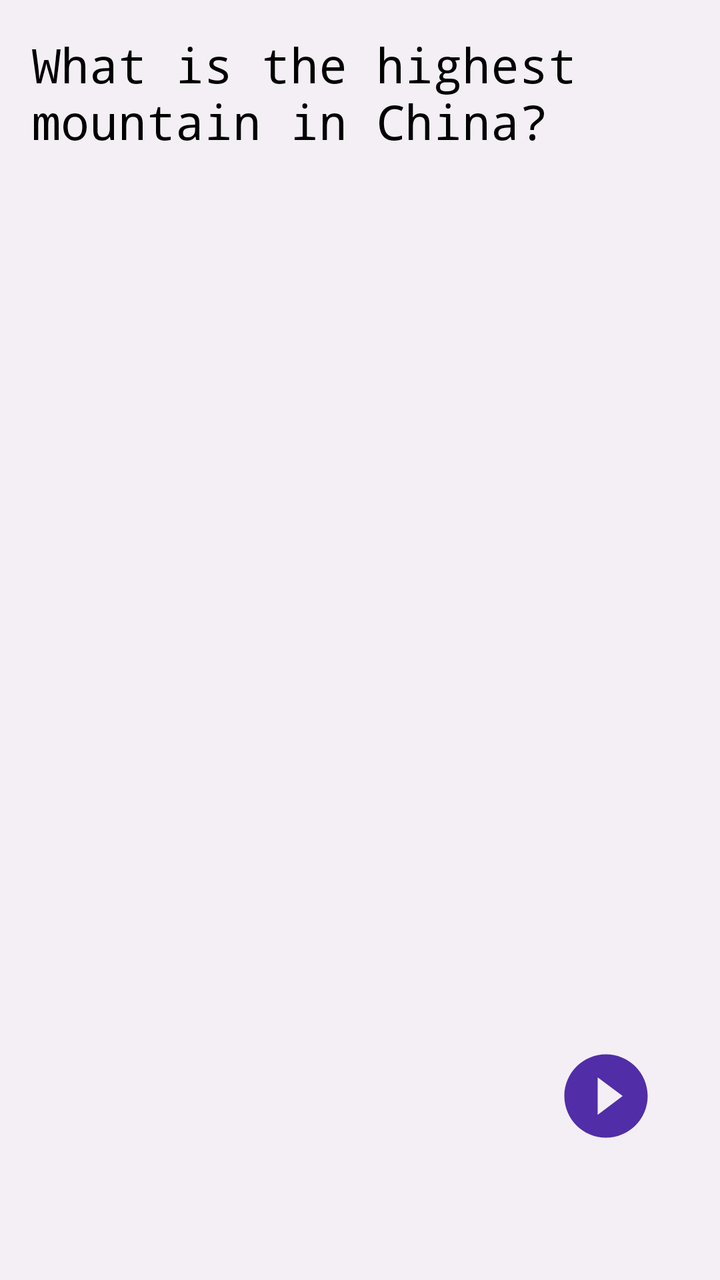
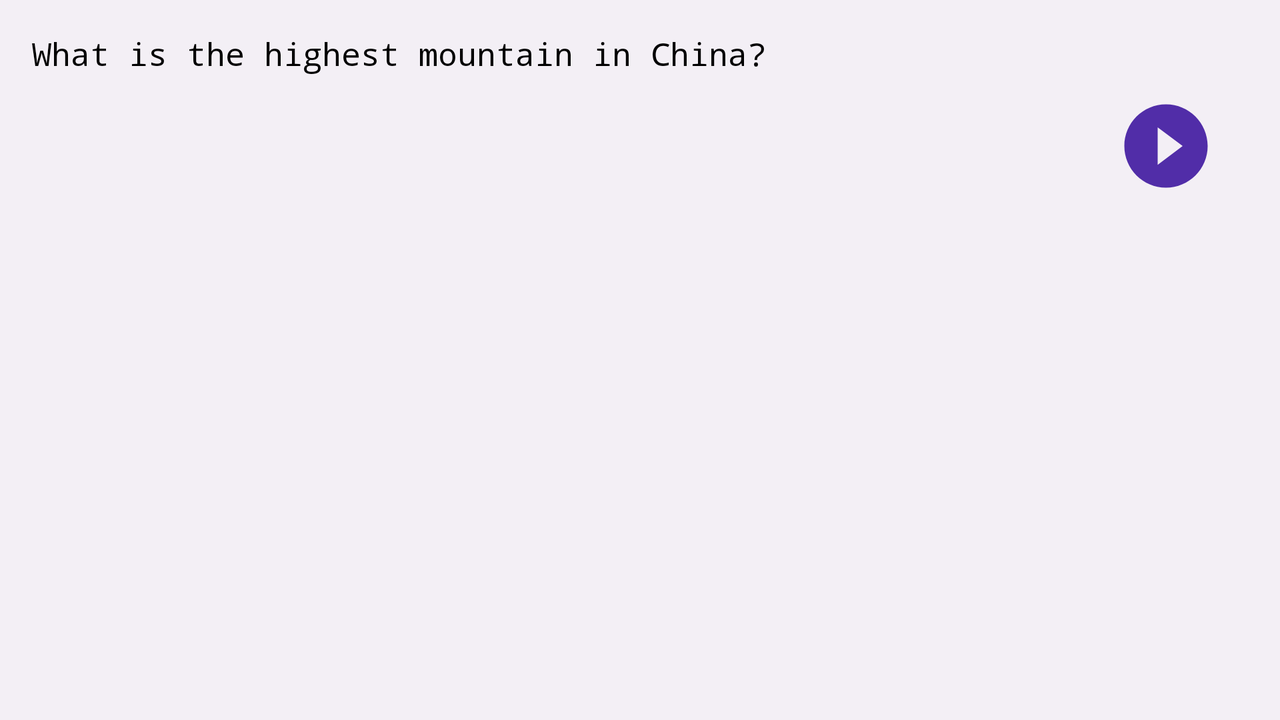

First picture: res/layout/ on a phone held upright. Second picture: the repository's own variant of that layout, on a device whose configuration matches the variant's folder. Source for both follows.
<!-- AndroidManifest.xml: activity theme AppTheme.NoActionBar -->
<!-- res/layout/fragment_quiz.xml -->
<RelativeLayout
    xmlns:android="http://schemas.android.com/apk/res/android"
    xmlns:tools="http://schemas.android.com/tools"
    android:layout_width="match_parent"
    android:layout_height="match_parent"
    android:padding="@dimen/standard_layout_margin"
    android:orientation="vertical"
    android:weightSum="12"
    tools:context="com.example.android.questiontime2.QuizActivity$PlaceholderFragment">

    <TextView
        style="@style/OptionsStyle.QuestionStyle"
        android:id="@+id/question"
        android:layout_alignParentTop="true"
        tools:text="@string/placeholder_question"/>

    <RadioGroup
        android:id="@+id/options_group"
        android:layout_width="match_parent"
        android:layout_height="wrap_content"
        android:visibility="gone"
        android:layout_centerInParent="true">

        <RadioButton
            android:id="@+id/option1"
            style="@style/OptionsStyle"
            tools:text="@string/placeholder_answer"/>
        <RadioButton
            android:id="@+id/option2"
            style="@style/OptionsStyle"
            tools:text="@string/placeholder_answer"/>
        <RadioButton
            android:id="@+id/option3"
            style="@style/OptionsStyle"
            tools:text="@string/placeholder_answer"/>
        <RadioButton
            android:id="@+id/option4"
            style="@style/OptionsStyle"
            tools:text="@string/placeholder_answer"/>
    </RadioGroup>

    <EditText
        android:id="@+id/text_answer"
        android:textAppearance="@style/StandardFontStyle"
        android:layout_width="wrap_content"
        android:layout_height="wrap_content"
        android:layout_centerInParent="true"
        android:hint="@string/enter_answer"
        android:visibility="gone"/>

    <ImageView
        android:id="@+id/submit_answer_button"
        android:src="@drawable/submit_answer"
        android:contentDescription="@string/submit_button"
        style="@style/SubmitButtonStyle"
        android:visibility="gone"
        android:layout_centerInParent="true"
        android:layout_above="@id/text_answer"/>

    <LinearLayout
        android:id="@+id/checkbox_options_group"
        android:layout_width="match_parent"
        android:layout_height="wrap_content"
        android:orientation="vertical"
        android:visibility="gone"
        android:layout_centerInParent="true">

        <CheckBox
            android:id="@+id/checkbox_option1"
            style="@style/CheckBoxOptionsStyle"
            tools:text="@string/placeholder_answer"
            android:layout_width="wrap_content"
            android:layout_height="wrap_content"/>

        <CheckBox
            android:id="@+id/checkbox_option2"
            style="@style/CheckBoxOptionsStyle"
            tools:text="@string/placeholder_answer"
            android:layout_width="wrap_content"
            android:layout_height="wrap_content"/>

        <CheckBox
            android:id="@+id/checkbox_option3"
            style="@style/CheckBoxOptionsStyle"
            tools:text="@string/placeholder_answer"
            android:layout_width="wrap_content"
            android:layout_height="wrap_content"/>

        <CheckBox
            android:id="@+id/checkbox_option4"
            style="@style/CheckBoxOptionsStyle"
            tools:text="@string/placeholder_answer"
            android:layout_width="wrap_content"
            android:layout_height="wrap_content"/>
    </LinearLayout>

    <ImageView
        android:id="@+id/submit_button"
        android:src="@drawable/submit"
        android:contentDescription="@string/submit_button"
        android:layout_above="@+id/view"
        android:layout_alignParentEnd="true"
        style="@style/SubmitButtonStyle"/>

    
    <View
        android:id="@+id/view"
        android:layout_width="wrap_content"
        android:layout_height="35dp"
        android:padding="@dimen/fab_margin"
        android:layout_alignParentBottom="true"
        />
</RelativeLayout>
<!-- resources referenced by this layout -->
<resources>
  <dimen name="fab_margin">16dp</dimen>
  <dimen name="standard_layout_margin">16dp</dimen>
  <!-- drawable submit (drawable-anydpi) -->
  <vector xmlns:android="http://schemas.android.com/apk/res/android"
          android:width="50dp"
          android:height="50dp"
          android:viewportWidth="24.0"
          android:viewportHeight="24.0">
      <path
          android:fillColor="@color/colorPrimaryDark"
          android:pathData="M12,2C6.48,2 2,6.48 2,12s4.48,10 10,10 10,-4.48 10,-10S17.52,2 12,2zM10,16.5v-9l6,4.5 -6,4.5z"/>
  </vector>
  <!-- drawable submit_answer (drawable-anydpi) -->
  <vector xmlns:android="http://schemas.android.com/apk/res/android"
          android:width="50dp"
          android:height="50dp"
          android:viewportWidth="24.0"
          android:viewportHeight="24.0">
      <path
          android:fillColor="@color/colorAccent"
          android:pathData="M12,2C6.48,2 2,6.48 2,12s4.48,10 10,10 10,-4.48 10,-10S17.52,2 12,2zM10,16.5v-9l6,4.5 -6,4.5z"/>
  </vector>
  <string name="enter_answer">Enter answer here</string>
  <string name="placeholder_answer">Mount Olympus</string>
  <string name="placeholder_question">What is the highest mountain in China?</string>
  <string name="submit_button">Press this button to submit your answers</string>
  <style name="CheckBoxOptionsStyle" parent="Widget.AppCompat.CompoundButton.CheckBox">
          <item name="android:textSize">@dimen/option_text_size</item>
          <item name="android:paddingTop">@dimen/radio_button_padding</item>
          <item name="android:paddingBottom">@dimen/radio_button_padding</item>
          <item name="android:textAppearance">@style/StandardFontStyle</item>
      </style>
  <style name="OptionsStyle" parent="Widget.AppCompat.CompoundButton.RadioButton">
          <item name="android:textSize">@dimen/option_text_size</item>
          <item name="android:paddingTop">@dimen/radio_button_padding</item>
          <item name="android:paddingBottom">@dimen/radio_button_padding</item>
          <item name="android:textAppearance">@style/StandardFontStyle</item>
      </style>
  <style name="OptionsStyle.QuestionStyle">
          <item name="android:textSize">@dimen/question_text_size</item>
          <item name="android:padding">0dp</item>
          <item name="android:layout_width">match_parent</item>
          <item name="android:layout_height">wrap_content</item>
          <item name="android:layout_marginBottom">@dimen/options_margin_bottom</item>
      </style>
  <style name="StandardFontStyle" parent="@android:style/TextAppearance.Medium">
          <item name="android:typeface">monospace</item>
          <item name="android:textColor">@color/base_font_color</item>
      </style>
  <style name="SubmitButtonStyle">
          <item name="android:layout_width">wrap_content</item>
          <item name="android:layout_height">wrap_content</item>
          <item name="android:layout_margin">@dimen/fab_margin</item>
      </style>
  <style name="AppTheme.NoActionBar">
          <item name="windowActionBar">false</item>
          <item name="windowNoTitle">true</item>
      </style>
  <color name="colorPrimaryDark">#512DA8</color>
  <color name="colorAccent">#FF4081</color>
  <dimen name="option_text_size">20sp</dimen>
  <dimen name="radio_button_padding">8dp</dimen>
  <dimen name="question_text_size">24sp</dimen>
  <dimen name="options_margin_bottom">24dp</dimen>
  <color name="base_font_color">#000000</color>
</resources>
<!-- res/layout-land/fragment_quiz.xml (the repository's variant of the layout above) -->
<!-- drawn on the phone turned sideways -->
<ScrollView
    xmlns:android="http://schemas.android.com/apk/res/android"
    xmlns:tools="http://schemas.android.com/tools"
    android:layout_width="match_parent"
    android:layout_height="match_parent">


    <RelativeLayout
        xmlns:android="http://schemas.android.com/apk/res/android"
        xmlns:tools="http://schemas.android.com/tools"
        android:layout_width="match_parent"
        android:layout_height="wrap_content"
        android:padding="@dimen/standard_layout_margin"
        android:orientation="vertical"
        tools:context="com.example.android.questiontime2.QuizActivity$PlaceholderFragment">

        <TextView
            style="@style/OptionsStyle.QuestionStyle"
            android:id="@+id/question"
            android:layout_alignParentTop="true"
            tools:text="@string/placeholder_question"/>

        <RadioGroup
            android:id="@+id/options_group"
            android:layout_width="wrap_content"
            android:layout_height="wrap_content"
            android:layout_below="@id/question"
            android:visibility="gone">

            <RadioButton
                android:id="@+id/option1"
                style="@style/OptionsStyle"
                tools:text="@string/placeholder_answer"/>
            <RadioButton
                android:id="@+id/option2"
                style="@style/OptionsStyle"
                tools:text="@string/placeholder_answer"/>
            <RadioButton
                android:id="@+id/option3"
                style="@style/OptionsStyle"
                tools:text="@string/placeholder_answer"/>
            <RadioButton
                android:id="@+id/option4"
                style="@style/OptionsStyle"
                tools:text="@string/placeholder_answer"/>
        </RadioGroup>

        <EditText
            android:id="@+id/text_answer"
            android:textAppearance="@style/StandardFontStyle"
            android:layout_width="wrap_content"
            android:layout_height="wrap_content"
            android:layout_centerInParent="true"
            android:hint="@string/enter_answer"
            android:visibility="gone"/>

        <ImageView
            android:id="@+id/submit_answer_button"
            android:src="@drawable/submit_answer"
            android:contentDescription="@string/submit_button"
            style="@style/SubmitButtonStyle"
            android:visibility="gone"
            android:layout_toEndOf="@id/text_answer"/>


        <LinearLayout
            android:id="@+id/checkbox_options_group"
            android:layout_width="wrap_content"
            android:layout_height="wrap_content"
            android:orientation="vertical"
            android:visibility="gone"
            android:layout_below="@id/question">

            <CheckBox
                android:id="@+id/checkbox_option1"
                style="@style/CheckBoxOptionsStyle"
                tools:text="@string/placeholder_answer"
                android:layout_width="wrap_content"
                android:layout_height="wrap_content"/>

            <CheckBox
                android:id="@+id/checkbox_option2"
                style="@style/CheckBoxOptionsStyle"
                tools:text="@string/placeholder_answer"
                android:layout_width="wrap_content"
                android:layout_height="wrap_content"/>

            <CheckBox
                android:id="@+id/checkbox_option3"
                style="@style/CheckBoxOptionsStyle"
                tools:text="@string/placeholder_answer"
                android:layout_width="wrap_content"
                android:layout_height="wrap_content"/>

            <CheckBox
                android:id="@+id/checkbox_option4"
                style="@style/CheckBoxOptionsStyle"
                tools:text="@string/placeholder_answer"
                android:layout_width="wrap_content"
                android:layout_height="wrap_content"/>
        </LinearLayout>

        <ImageView
            android:id="@+id/submit_button"
            android:src="@drawable/submit"
            android:contentDescription="@string/submit_button"
            style="@style/SubmitButtonStyle"
            android:layout_alignParentBottom="true"
            android:layout_alignParentEnd="true"/>

        
        <View
            android:id="@+id/view"
            android:layout_width="wrap_content"
            android:layout_height="35dp"
            android:padding="@dimen/fab_margin"
            android:layout_alignParentBottom="true"/>
    </RelativeLayout>
</ScrollView>
<!-- resources referenced by the variant -->
<!-- as the phone turned sideways resolves them -->
<resources>
  <!-- from res/values-land/ -->
  <dimen name="fab_margin">16dp</dimen>
  <!-- from res/values-land/ -->
  <dimen name="standard_layout_margin">16dp</dimen>
  <!-- drawable submit (drawable-anydpi) -->
  <vector xmlns:android="http://schemas.android.com/apk/res/android"
          android:width="50dp"
          android:height="50dp"
          android:viewportWidth="24.0"
          android:viewportHeight="24.0">
      <path
          android:fillColor="@color/colorPrimaryDark"
          android:pathData="M12,2C6.48,2 2,6.48 2,12s4.48,10 10,10 10,-4.48 10,-10S17.52,2 12,2zM10,16.5v-9l6,4.5 -6,4.5z"/>
  </vector>
  <!-- drawable submit_answer (drawable-anydpi) -->
  <vector xmlns:android="http://schemas.android.com/apk/res/android"
          android:width="50dp"
          android:height="50dp"
          android:viewportWidth="24.0"
          android:viewportHeight="24.0">
      <path
          android:fillColor="@color/colorAccent"
          android:pathData="M12,2C6.48,2 2,6.48 2,12s4.48,10 10,10 10,-4.48 10,-10S17.52,2 12,2zM10,16.5v-9l6,4.5 -6,4.5z"/>
  </vector>
  <string name="enter_answer">Enter answer here</string>
  <string name="placeholder_answer">Mount Olympus</string>
  <string name="placeholder_question">What is the highest mountain in China?</string>
  <string name="submit_button">Press this button to submit your answers</string>
  <style name="CheckBoxOptionsStyle" parent="Widget.AppCompat.CompoundButton.CheckBox">
          <item name="android:textSize">@dimen/option_text_size</item>
          <item name="android:paddingTop">@dimen/radio_button_padding</item>
          <item name="android:paddingBottom">@dimen/radio_button_padding</item>
          <item name="android:textAppearance">@style/StandardFontStyle</item>
      </style>
  <style name="OptionsStyle" parent="Widget.AppCompat.CompoundButton.RadioButton">
          <item name="android:textSize">@dimen/option_text_size</item>
          <item name="android:paddingTop">@dimen/radio_button_padding</item>
          <item name="android:paddingBottom">@dimen/radio_button_padding</item>
          <item name="android:textAppearance">@style/StandardFontStyle</item>
      </style>
  <style name="OptionsStyle.QuestionStyle">
          <item name="android:textSize">@dimen/question_text_size</item>
          <item name="android:padding">0dp</item>
          <item name="android:layout_width">match_parent</item>
          <item name="android:layout_height">wrap_content</item>
          <item name="android:layout_marginBottom">@dimen/options_margin_bottom</item>
      </style>
  <style name="StandardFontStyle" parent="@android:style/TextAppearance.Medium">
          <item name="android:typeface">monospace</item>
          <item name="android:textColor">@color/base_font_color</item>
      </style>
  <style name="SubmitButtonStyle">
          <item name="android:layout_width">wrap_content</item>
          <item name="android:layout_height">wrap_content</item>
          <item name="android:layout_margin">@dimen/fab_margin</item>
      </style>
  <style name="AppTheme.NoActionBar">
          <item name="windowActionBar">false</item>
          <item name="windowNoTitle">true</item>
      </style>
  <color name="colorPrimaryDark">#512DA8</color>
  <color name="colorAccent">#FF4081</color>
  <!-- from res/values-land/ -->
  <dimen name="option_text_size">14sp</dimen>
  <!-- from res/values-land/ -->
  <dimen name="radio_button_padding">8dp</dimen>
  <!-- from res/values-land/ -->
  <dimen name="question_text_size">16sp</dimen>
  <!-- from res/values-land/ -->
  <dimen name="options_margin_bottom">24dp</dimen>
  <color name="base_font_color">#000000</color>
</resources>
